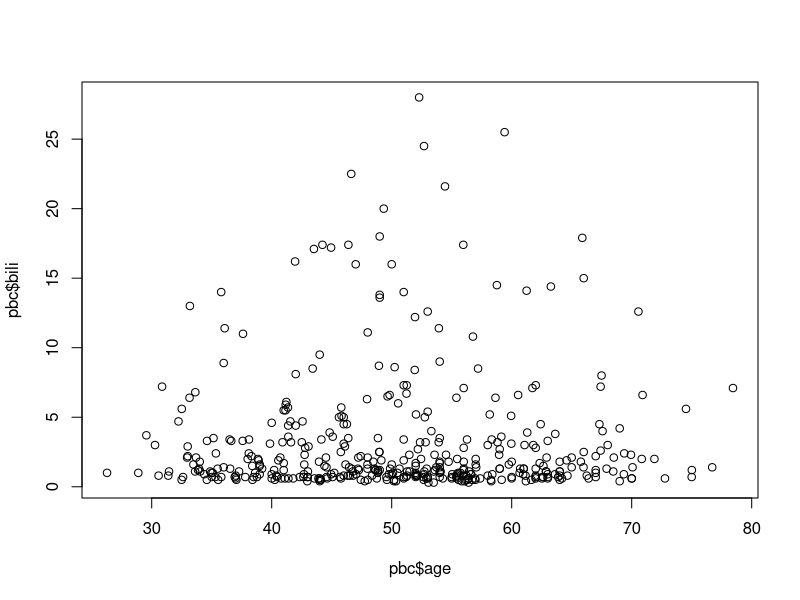
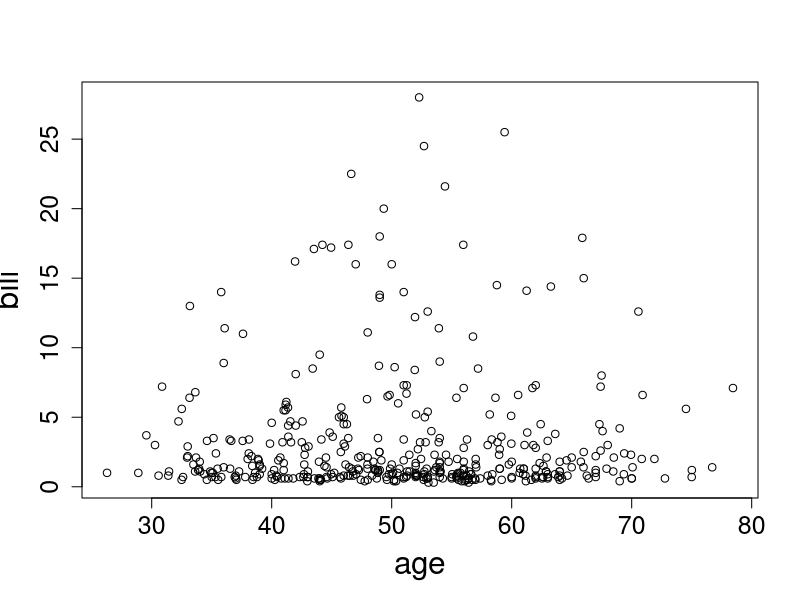
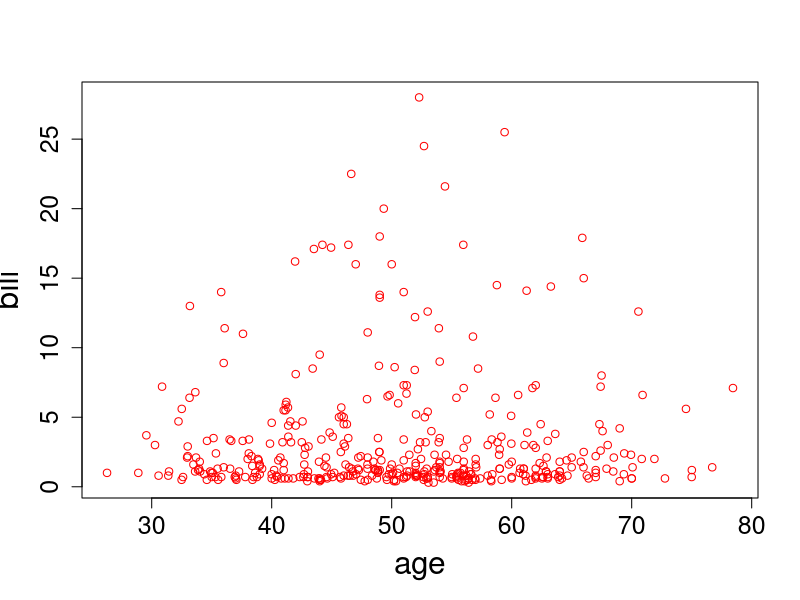
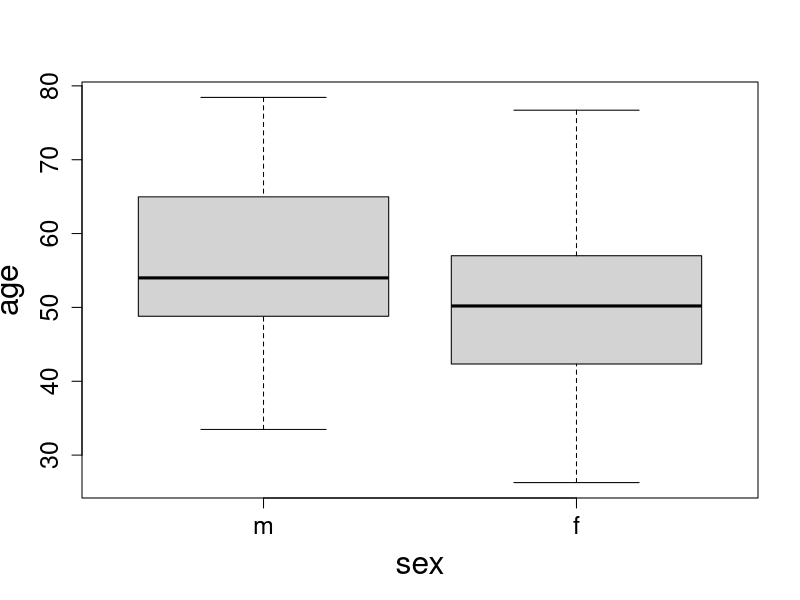
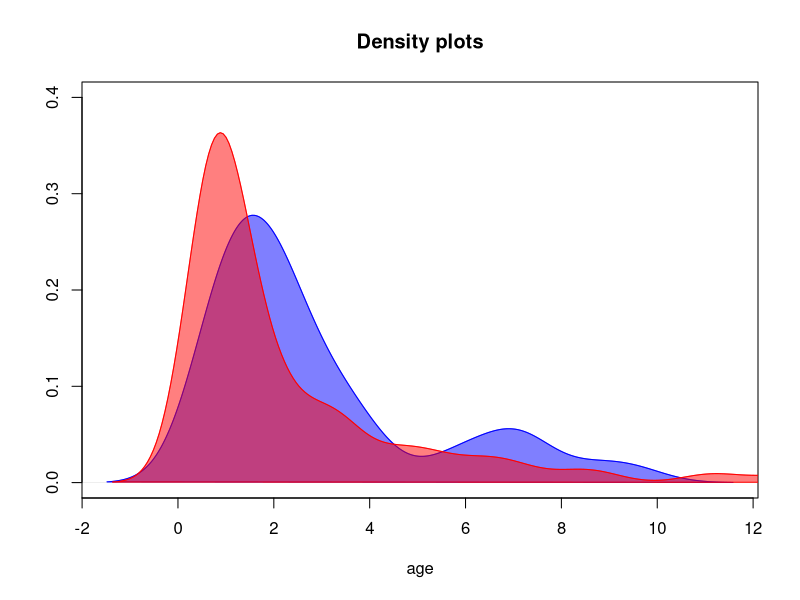
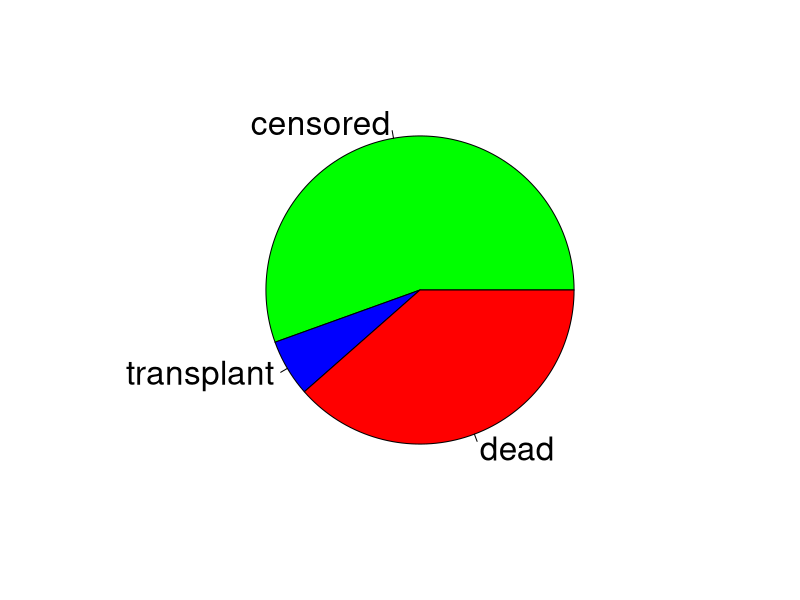

Reproduce these figures in R, in order.
## ---- chunk 1
knitr::opts_chunk$set(echo = FALSE, comment=NA)

library(survival)
library(knitr)
library(kableExtra)
library(dplyr)
## ---- chunk 2
dt <- as.data.frame(pbc[1:5,c(1:6,11,12)])
kable(dt, "latex", booktabs = T, align = "c") %>%
 kable_styling(full_width = F) 
## ---- chunk 3
dt <- as.data.frame(pbc[1:5,c(1:6,11,12)])
dt <- format(dt, digits = 7)
dt %>%
 mutate(
   dt = row.names(.),
   age = cell_spec(age, "latex", color = ifelse(age >= 70, "red", "black"), bold = ifelse(age >= 70, "TRUE", "FALSE"), align = c("c", rep("c", 4))),
   time = cell_spec(time, align = c("c", rep("c", 4))),
   id = cell_spec(id, align = c("c", rep("c", 4))),
   sex = cell_spec(sex, align = c("c", rep("c", 4))),
   status = cell_spec(status, align = c("c", rep("l", 4))),
   trt = cell_spec(trt, align = c("c", rep("c", 4))),
   bili = cell_spec(bili, align = c("c", rep("c", 4))),
   chol = cell_spec(chol, align = c("c", rep("c", 4))),
   )%>%
select(id, time, status, trt, age, sex, bili, chol) %>%
kable("latex", escape = F, booktabs = T, align = "c")  %>%
kable_styling(position = "center", full_width = F)
## ---- chunk 4
dt <- as.data.frame(pbc[1:5,c(1:6,11,12)])
kable(dt, "latex", booktabs = T, align = "c") %>%
 kable_styling(full_width = F) %>%
 column_spec(3, bold = TRUE, color = "red")
## ---- chunk 5
dt <- as.data.frame(pbc[1:5,c(1:6,11,12)])
kable(dt, "latex", booktabs = T, align = "c") %>%
 kable_styling(full_width = F) %>%
 column_spec(2, bold = TRUE, color = "red")
## ---- chunk 6
dt <- as.data.frame(pbc[1:5,c(1:6,11,12)])
kable(dt, "latex", booktabs = T, align = "c") %>%
 kable_styling(full_width = F) %>%
 column_spec(2:3, bold = TRUE, color = "red")
## ---- chunk 7
dt <- as.data.frame(pbc[1:5,c(1:6,11,12)])
kable(dt, "latex", booktabs = T, align = "c") %>%
 kable_styling(full_width = F) %>%
 column_spec(7:8, bold = TRUE, color = "red")
## ---- chunk 8
103473
## ---- chunk 9
x <- 103473
x
## ---- chunk 10
0/0
## ---- chunk 11
dt <- as.data.frame(pbc[1:5,c(1:6,11,12)])
kable(dt, "latex", booktabs = T, digits = 2) %>%
 kable_styling(full_width = F) 
## ---- chunk 12
str(pbc[,c("id", "time", "status", "trt", "age", "sex", "bili", "chol")])
## ---- chunk 13
mode(pbc$age)
## ---- chunk 14
pbc[1:6, c("age")]
## ---- chunk 15
pbc[1:6, c("age", "bili", "chol")]
## ---- chunk 16
pbc[1:6, c("id", "sex", "bili", "chol")]
## ---- chunk 17
list(pbc[1:6, c("sex")], pbc[1:2, c("sex", "bili")], pbc$age[1:4])
## ---- chunk 18
vec <- c(1, 2, 3, 4, 5)
vec
vec <- c(1:5)
vec
## ---- chunk 19
vec <- c(1, 2, 3, 4, 5, 6)
mat <- matrix(vec, 3, 3)
mat 
mat <- matrix(vec, 3, 3, byrow = TRUE)
mat
## ---- chunk 20
dtf <- data.frame(pbc$sex, pbc$age)
dtf[1:3,]
dtf <- data.frame(Gender = pbc$sex, Age = pbc$age)
dtf[1:3,]
## ---- chunk 21
list1 <- list(vec = c(1:5), mat = pbc[1:2, c("age", "sex")])
list1
## ---- chunk 22
DF <- format(pbc[,c("id", "time", "status", "trt", "age", 
                    "sex", "bili", "chol")], digits = 2)
head(DF)
## ---- chunk 23
DF <- pbc[,c("id", "time", "status", "trt", "age", 
                    "sex", "bili", "chol")]
DF$trt <- factor(DF$trt, levels = c(1, 2), 
                 labels = c("D-penicillmain", "placebo"))
head(DF)
## ---- chunk 24
DF <- pbc[,c("id", "time", "status", "trt", "age", 
                    "sex", "bili", "chol")]
DF$time <- DF$time/30
DF$time_years <- DF$time/12
head(DF)
## ---- chunk 25
head(pbc[,c("id", "time", "status", "trt", "age", 
                    "sex", "bili", "chol")])
## ---- chunk 26
head(pbcseq[, c("id", "futime", "status", "trt", "age", "day",
                    "sex", "bili", "chol")])
## ---- chunk 27
head(pbc[is.na(pbc$chol) == TRUE, c("id", "time", "status",
                                    "trt", "age", "sex", 
                                    "bili", "chol")])
## ---- chunk 28
head(pbc[pbc$bili > 25, c("id", "time", "status", 
                          "trt", "age", "sex", "bili", "chol")])
## ---- chunk 29
plot(pbc$age, pbc$bili)
## ---- chunk 30
plot(pbc$age, pbc$bili, xlab = "age", ylab = "bili", 
     cex.lab = 1.9, cex.axis = 1.5)
## ---- chunk 31
plot(pbc$age, pbc$bili, xlab = "age", ylab = "bili", 
     cex.lab = 1.9, cex.axis = 1.5, col = "red")
## ---- chunk 32
boxplot(pbc$age ~ pbc$sex, xlab = "sex", ylab = "age", 
     cex.lab = 1.9, cex.axis = 1.5)
## ---- chunk 33
pbc_male_bili <- pbc$bili[pbc$sex == "m"]
pbc_female_bili <- pbc$bili[pbc$sex == "f"]
plot(density(pbc_male_bili), col = rgb(0,0,1,0.5), 
     main = "Density plots", xlab = "age", ylab = "", ylim = c(0,0.4))
polygon(density(pbc_male_bili), col = rgb(0,0,1,0.5), border = "blue")
lines(density(pbc_female_bili), col = rgb(1,0,0,0.5))
polygon(density(pbc_female_bili), col = rgb(1,0,0,0.5), 
        border = "red")
legend(20,0.03, c("male", "female"), 
       col = c(rgb(0,0,1,0.5), rgb(1,0,0,0.5)), lty = 1)
## ---- chunk 34
pbc$status <- factor(pbc$status, levels = c(0, 1, 2), labels = c("censored", "transplant", "dead"))
pie(prop.table(table(pbc$status)), col = c("green", "blue", "red"), cex = 2)
## ---- chunk 35
x <- c(6:17)
x
x[2]
## ---- chunk 36
x[c(2,3,4)]
## ---- chunk 37
x <- c(6:17)
x
x[c(2,2,2)]
## ---- chunk 38
x <- c(6:17)
x
x[-5]
## ---- chunk 39
x <- c(6:10)
y <- c(TRUE, FALSE, FALSE, FALSE, FALSE)
x[y]
## ---- chunk 40
x <- c(6:10)
x[x > 7]
x[x > 7 & x > 9]
x[x > 7 | x > 9]
## ---- chunk 41
x <- c(foo=5, bar=4, one=7, two=12, three=2)
x[c('foo', 'one')]
## ---- chunk 42
mat <- matrix(1:6, 3, 3)
mat
mat[2, 2]
## ---- chunk 43
mat <- matrix(1:6, 3, 3)
mat
mat[2, ]
## ---- chunk 44
DF <- data.frame(x = 1:4, 
          y = c(35, 23, 14, 45))
DF
## ---- chunk 45
DF <- data.frame(x = 1:4, 
          y = c(35, 23, 14, 45))
DF[2]
## ---- chunk 46
DF <- data.frame(x = 1:4, 
          y = c(35, 23, 14, 45))
DF
DF[4, 2]
## ---- chunk 47
DF <- data.frame(x = 1:4, 
          y = c(35, 23, 14, 45))
DF
DF[DF$y < 30, ]
## ---- chunk 48
pbcDF <- data.frame(pbc)
head(pbc[pbc$sex == "m", 1:7])
## ---- chunk 49
pbcDF <- data.frame(pbc)
head(pbc[pbc$age > 30 | pbc$sex == "f", 1:7])
## ---- chunk 50
pbcDF <- data.frame(pbc)
head(pbc[pbc$age > 30 & pbc$sex == "f", 1:7])
## ---- chunk 51
mylist <- list(y = c(14, 45), z = c("m", "f", "f"))
mylist
mylist[2]
## ---- chunk 52
mylist <- list(y = c(14, 45), z = c("m", "f", "f"))
mylist
mylist[[2]]
## ---- chunk 53
mylist <- list(y = c(14, 45), z = c("m", "f", "f"))
mylist
mylist$y
